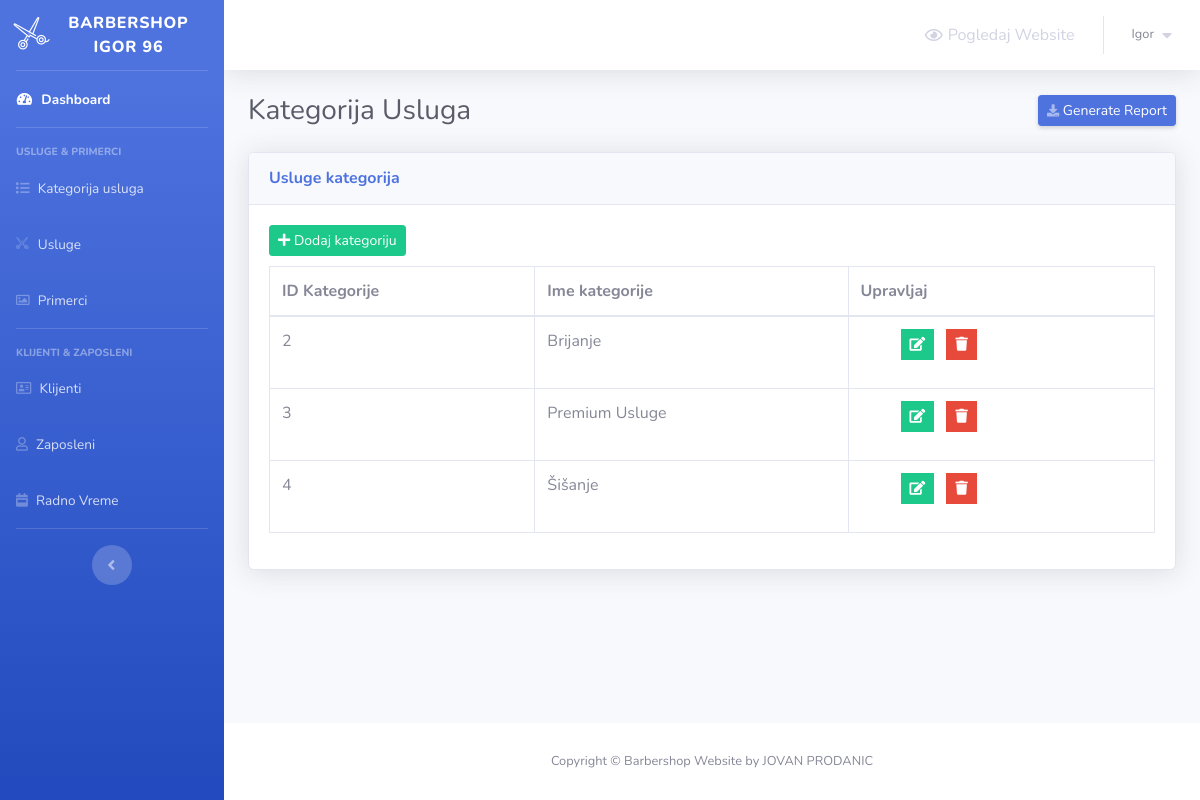
The app's page /barber-admin/service-categories.php (signed in) with its own data.
### tables this page shows
CREATE TABLE `service_categories` (
  `category_id` int(2) NOT NULL,
  `category_name` varchar(50) NOT NULL
);

### barber-admin/service-categories.php (the view, shortened to what this page needs)
<?php
    include 'connect.php';
    include 'Includes/templates/header.php';
    if(isset($_SESSION['username_barbershop_Xw211qAAsq4']) && isset($_SESSION['password_barbershop_Xw211qAAsq4']))
    {
?>
        <div class="container-fluid">
            <div class="d-sm-flex align-items-center justify-content-between mb-4">
                <h1 class="h3 mb-0 text-gray-800">Kategorija Usluga</h1>
                <a href="#" class="d-none d-sm-inline-block btn btn-sm btn-primary shadow-sm">
                    <i class="fas fa-download fa-sm text-white-50"></i>
                    Generate Report
                </a>
            </div>
            <?php
                $stmt = $con->prepare("SELECT * FROM service_categories");
                $stmt->execute();
                $rows_categories = $stmt->fetchAll();
            ?>
            <div class="card shadow mb-4">
                <div class="card-header py-3">
                    <h6 class="m-0 font-weight-bold text-primary">Usluge kategorija</h6>
                </div>
                <div class="card-body">
                    <button class="btn btn-success btn-sm" style="margin-bottom: 10px;" type="button" data-toggle="modal" data-target="#add_new_category" data-placement="top">
                        <i class="fa fa-plus"></i>
                        Dodaj kategoriju
                    </button>
                    <div class="table-responsive">
                        <table class="table table-bordered" id="dataTable" width="100%" cellspacing="0">
                            <thead>
                                <tr>
                                    <th>ID Kategorije</th>
                                    <th>Ime kategorije</th>
                                    <th>Upravljaj</th>
                                </tr>
                            </thead>
                            <tbody>
                                <?php
                                foreach($rows_categories as $category)
                                {
                                    echo "<tr>";
                                        echo "<td>";
                                            echo $category['category_id'];
                                        echo "</td>";
                                        echo "<td>";
                                            echo $category['category_name'];
                                        echo "</td>";
                                        echo "<td>";
                                            if(strtolower($category["category_name"]) != "uncategorized")
                                            {
                                                $delete_data = "delete_".$category["category_id"];
                                                $edit_data = "edit_".$category["category_id"];
                                            ?>
                                            <ul>
                                                <li class="list-inline-item" data-toggle="tooltip" title="Izmeni">
                                                    <button class="btn btn-success btn-sm rounded-0" type="button" data-toggle="modal" data-target="#<?php echo $edit_data; ?>" data-placement="top"><i class="fa fa-edit"></i></button>
                                                </li>
                                                <li class="list-inline-item" data-toggle="tooltip" title="Obriši">
                                                    <button class="btn btn-danger btn-sm rounded-0" type="button" data-toggle="modal" data-target="#<?php echo $delete_data; ?>" data-placement="top"><i class="fa fa-trash"></i></button>
                                                </li>
                                            </ul>
                                            <?php
                                            }
                                        echo "</td>";
                                    echo "</tr>";
                                }
                            ?>
                            </tbody>
                        </table>
                    </div>
                </div>
            </div>
        </div>
<?php
        include 'Includes/templates/footer.php';
    }
    else
    {
        header('Location: login.php');
        exit();
    }
?>

### records on screen
service_categories: category_id "2", category_name "Brijanje"
service_categories: category_id "3", category_name "Premium Usluge"
service_categories: category_id "4", category_name "Šišanje"

### other values on screen
$_SESSION['username_barbershop_Xw211qAAsq4'] "Igor"
